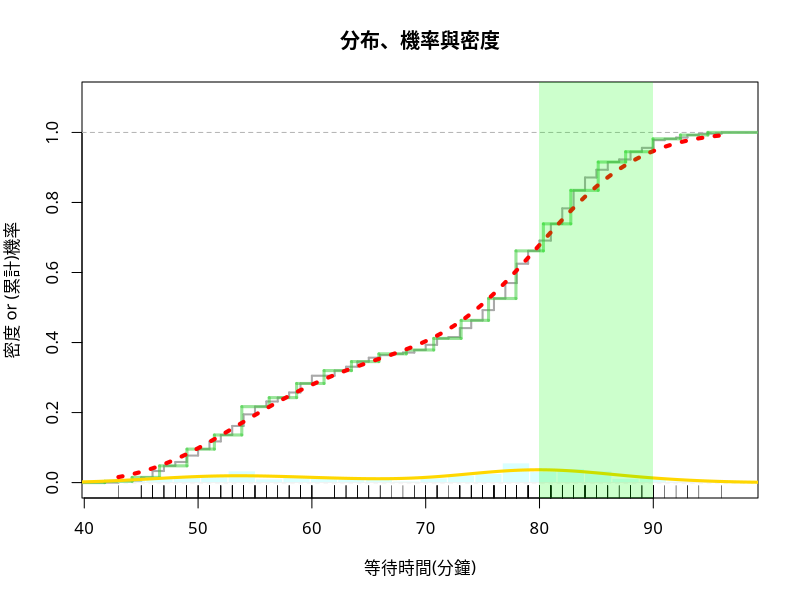
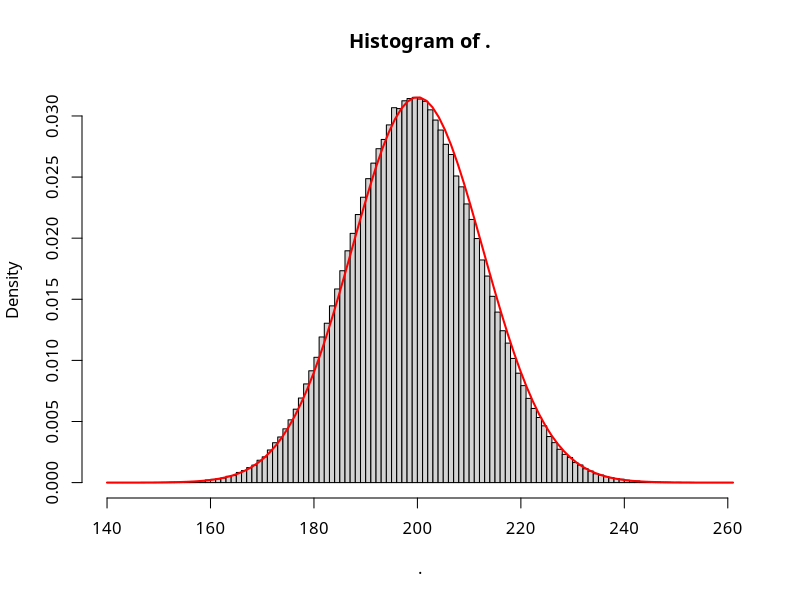
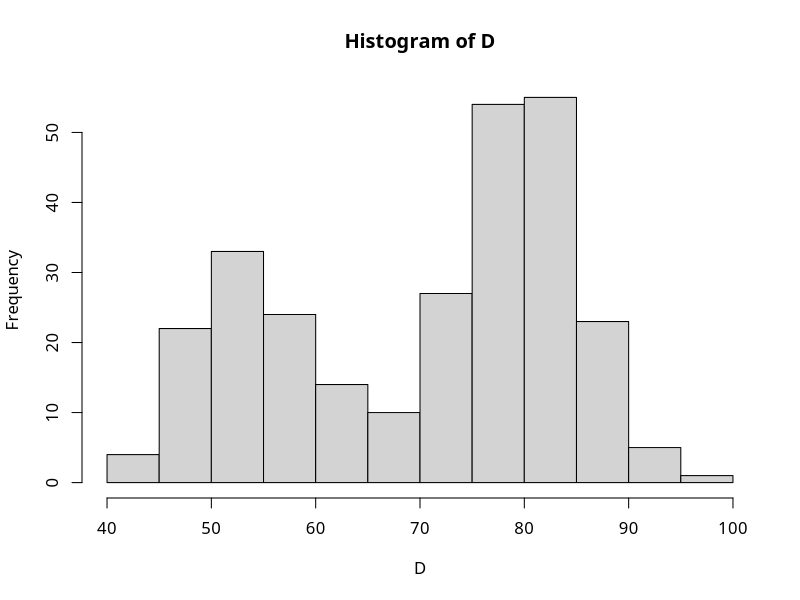
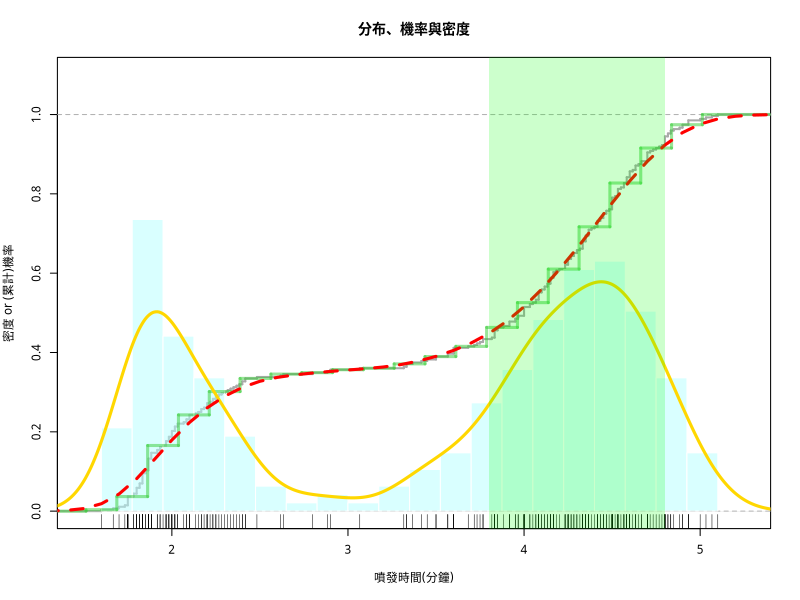

These charts were generated, in order, by the following R code:
## ---- chunk 1
par(family="STKaiti")
D = faithful$waiting  # copy to a short name
E= faithful$eruptions
# Frame
plot(0,0,xlim=c(42,97),ylim=c(0,1.1),xlab="等待時間(分鐘)", 
     ylab="密度 or (累計)機率", main="分布、機率與密度")
abline(h=1, col='lightgray', lwd=0.25, lty=2)

# Empirical PDF
rug(D)
# Empirical CDF
plot(ecdf(D), cex=0, verticals=T, lwd=2, col='darkgray', add=T)

# Histogram PDF
Bins = 23               # no. bins
bx = seq(min(D), max(D), length=Bins) # break sequence 
hist(D, col="#B3FFFF7F", border="white", ylim=c(0,1.1),
     freq=F, breaks=bx, add=T)
abline(h=0, col='lightgray', lwd=0.25)
# Histogram CDF
adj = (bx[2] - bx[1])/2
steps = stepfun(bx-adj, c(0, sapply(bx, function(b) mean(D <= b))))
plot(steps, cex=0, col='#33CC337F', lwd=3, lty=1, add=T)

# Smooth PDF
Adjust = 1   # bandwidth adjustment
DEN = density(D, adjust = Adjust)
lines(DEN, col='gold', lwd=3)
# Smooth CDF
PDF = approxfun(DEN$x, DEN$y, yleft=0, yright=0)
x = seq(43,96,0.5)
y = sapply(x, function(i) integrate(PDF, -Inf, i)$value)
lines(x, y, col='red', lwd=4, lty=3) 

# Mark Range
x1 = 80; x2 = 90
rect(x1,-0.1,x2,1.2,col= rgb(0,1,0,alpha=0.2),border=NA)
# x = seq(x1, x2, length=100)
# polygon(c(x, x2, x1),  c(PDF(x), 0, 0), col="#FF99003F", border=NA)
# Calculate Probability
(integrate(PDF, x1, x2)$value)

###############################
library(dplyr)
rbinom(1000000, 1000, 0.2) %>% hist(breaks=100,freq=F)
curve(dnorm(x,mean=200,sd=sqrt(160)), col='red', lwd=2, add=T)
## ---- chunk 2
#，隨機變數是指隨機事件的數量表現,可以是離散型的，也可以是連續型,多次重複測定所得到的測定值具有統計規律性
## ---- chunk 3
#利用抽樣算出平均變數，再推倒出母體
## ---- chunk 4
#可以，因為此二種方法都可以依據操作者所需求進行調整，來估計出噴發時間落在某區間內的機率為何
## ---- chunk 5
#可以，二者皆能圖像化清楚表現，易懂，能當作模型來使人清楚理解
#直方圖能夠描述相對次數，將縱軸轉換成機率，即可得知分配情況
#
## ---- chunk 6
#平滑模型較適合，相對於直方圖而言，更淺顯易懂
#因為時間點為連續的情況，平滑線較適合，而且可以清楚表示噴發時間的分配
## ---- chunk 7
#直方圖能"預測"未來，如果以預測未來的狀況的精準情況，直方圖較適合
#數值標記較適合看"現在"的數值
## ---- chunk 8
#最適合欄數為16，較平均
## ---- chunk 9
#頻寬為0.6較適合，與直方圖分布較相似
## ---- chunk 10
#調高欄寬和頻寬會使模型變簡單，降低會使變複雜
## ---- chunk 11
#雖然最符合實際樣本，但並非母體，此模型只是樣本的模型，因此過於偏頗，無法進行預測，因此誤差越大
## ---- chunk 12
#就複雜度而言，單看樣本的話，會精準，但諾是用來預測母體的話會不準確
## ---- chunk 13
D= faithful$waiting
Adjust=.5
DEN = density(D, adjust = Adjust)
#(1)
#Adjust = 1   # bandwidth adjustment
#DEN = density(D, adjust = Adjust)
#(2)PDF = approxfun(DEN$x, DEN$y, yleft=0, yright=0)
#(3)y = sapply(x, function(i) integrate(PDF, -Inf, i)$value)
## ---- chunk 14
PDF = approxfun(DEN$x, DEN$y, yleft=0, yright=0)
## ---- chunk 15
y = sapply(x, function(i) integrate(PDF, -Inf, i)$value)
## ---- chunk 16
Adjust = 1   # bandwidth adjustment
DEN = density(D, adjust = Adjust)
PDF = approxfun(DEN$x, DEN$y, yleft=0, yright=0)
integrate(PDF, 80, 90)$value

## ---- chunk 17
Adjust = 0.5 # bandwidth adjustment
DEN = density(D, adjust = Adjust)
PDF = approxfun(DEN$x, DEN$y, yleft=0, yright=0)
integrate(PDF, 80, 90)$value
## ---- chunk 18

#(3)不一定，有時候會有過度適配的問題。
## ---- chunk 19
#當頻寬為0.5，判斷出數值範圍3.9-4.9之中，估計的機率為47.7%最大
#參加，47.7%*100-30=17.7(平均獲利)
## ---- chunk 20
#當頻寬為0.5，判斷出數值範圍3.9-4.9之中
## ---- chunk 21
#期望值:100*47.7%=47.7
## ---- chunk 22
par(family="STKaiti")
head(faithful)
summary(D)
hist(D)

D = faithful$eruptions  # copy to a short name


# Frame
par(cex=0.7)
plot(0,0,xlim=c(1.5,5.25),ylim=c(0,1.1),xlab="噴發時間(分鐘)", 
     ylab="密度 or (累計)機率", main="分布、機率與密度")
abline(h=1, col='lightgray', lwd=0.25, lty=2)

# Empirical PDF
rug(D)
# Empirical CDF
plot(ecdf(D), cex=0, verticals=T, lwd=2, col='darkgray', add=T)

# Histogram PDF
Bins = 20                               # no. bins
bx = seq(min(D), max(D), length=Bins+1) # break sequence 
hist(D, col="#B3FFFF7F", border="white", 
     freq=F, breaks=bx, add=T)
abline(h=0, col='lightgray', lwd=0.25)
# Histogram CDF
adj = (bx[2] - bx[1])/2
steps = stepfun(bx-adj, c(0, sapply(bx, function(b) mean(D <= b))))
plot(steps, cex=0, col='#33CC337F', lwd=3, lty=1, add=T)

# Smooth PDF
Adjust = 0.5    # bandwidth adjustment
DEN = density(D, adjust = Adjust)
lines(DEN, col='gold', lwd=3)
# Smooth CDF
PDF = approxfun(DEN$x, DEN$y, yleft=0, yright=0)
x = seq(1,6,0.1)
y = sapply(x, function(i) integrate(PDF, -Inf, i)$value)
lines(x, y, col='red', lwd=3, lty=2) 

# Mark Range
x1 = 3.8; x2 = 4.8
rect(x1,-0.1,x2,1.2,col= rgb(0,1,0,alpha=0.2),border=NA)
# x = seq(x1, x2, length=100)
# polygon(c(x, x2, x1),  c(PDF(x), 0, 0), col="#FF99003F", border=NA)
# Calculate Probability
(integrate(PDF, x1, x2)$value)


i1=seq(1,5,0.1)
i2=seq(1.16,5.1,0.1)
p=data.frame(i1=i1[1:40],i2)
for(i in 1:40){p$value[i]=integrate(PDF, i1[i], i2[i])$value}
p$EV=p$value*100-5
p=p[order(p$EV,decreasing = T),]

#第4.33分-4.5分區間
## ---- chunk 23
#投入10塊時,獲利平均為(3.93+4.56)/2
seq.time = seq(0,6,1/6)
ans = sapply(seq.time,function(x){
  pro=integrate(PDF,x,(x+1/6))$value
  -5*(1-pro)+95*pro
  })
tail(sort(ans))
## ---- chunk 24
#投入期間總利潤
## ---- chunk 25
#最大期望投資報酬率-投入期間總利潤/投入成本，最大期望報酬-投入期間的總利潤
## ---- chunk 26
#因為考慮成本，所以「最大期望報酬較佳」
